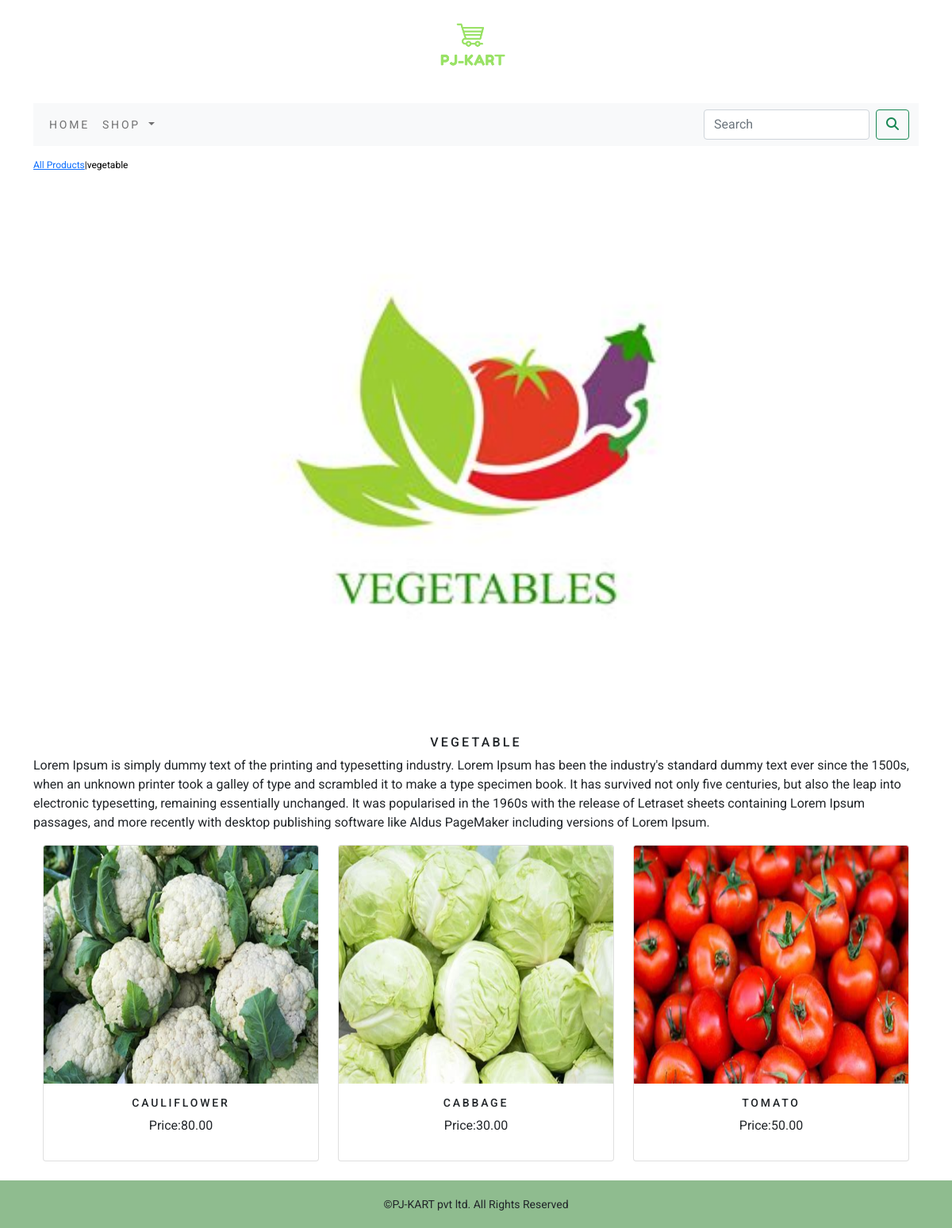
Screenshot of /shopapp/vegetable/ with the database file from the repository.
### shopapp/models.py (models this page shows, shortened)
class category(models.Model):
    name =models.CharField(max_length=250,unique=True)
    slug = models.SlugField(max_length=250,unique=True)
    desc=models.TextField(null=True)
    image=models.ImageField(upload_to='category',null=True)
    class Meta:
        ordering=('name',)
        verbose_name='category'
        verbose_name_plural='categories'
    def get_url(self):
        return reverse('shopapp:products_by_category',args=[self.slug])

class Product(models.Model):
    name = models.CharField(max_length=250, unique=True)
    slug = models.SlugField(max_length=250, unique=True)
    desc = models.TextField(null=True)
    image = models.ImageField(upload_to='products', null=True)
    price=models.DecimalField(max_digits=10,decimal_places=2)
    category=models.ForeignKey(category,on_delete=models.CASCADE)
    stock=models.IntegerField()
    available=models.BooleanField(default=True)
    created=models.DateTimeField(auto_now_add=True)
    updated= models.DateTimeField(auto_now=True)
    def get_url(self):
        return reverse('shopapp:procatdetails',args=[self.category.slug,self.slug])
    class Meta:
        ordering=('name',)
        verbose_name='product'
        verbose_name_plural='products'

### shopapp/views.py (the view)
# urls.py: path('',views.allprodcat,name='allprodcat'),
def allprodcat(request,c_slug=None):
    c_page=None
    products_list=None
    if c_slug!=None:
        c_page=get_object_or_404(category,slug=c_slug)
        products_list=Product.objects.all().filter(category=c_page,available=True)
    else:
        products_list=Product.objects.all().filter(available=True)
    paginator=Paginator(products_list,6)
    try:
        page=int(request.GET.get('page','1'))
    except:
        page=1
    try:
        products=paginator.page(page)
    except(EmptyPage,InvalidPage):
        products=paginator.page(paginator.num_pages)
    return render(request,'category.html',{'category':c_page,'products':  products})

### cartapp/context_processors.py (called while the page is built)
def counter(request):
    item_count=0
    if 'admin' in request.path:
        return {}
    else:
        try:
            cart=Cart.objects.filter(cart_id=_cart_id(request))
            cart_items=CartItem.objects.all().filter(cart=cart[:1])
            for cart_item in cart_items:
                item_count+=cart_item.quantity
        except Cart.DoesNotExist:
            item_count=0
    return dict(item_count=item_count)

### cartapp/views.py (called while the page is built)
def _cart_id(request):
    cart = request.session.session_key
    if not cart:
        cart = request.session.create()
    return cart

### shopapp/context_processors.py (called while the page is built)
def menu_links(request):
    links= category.objects.all()
    return dict(links=links)

### template/category.html (shortened to what this page needs)
{% extends 'base.html' %}
{% load static %}
{% block content %}
{% if category %}
    <div>
        <div class="row my_row_class">
            <div class="mx_auto">
            <p><a href="{% url 'shopapp:allprodcat' %}">All Products</a>|{{category.name}}</p>
            </div>
        </div>
    </div>
    {% endif %}
<div class="mx_auto">
    {% if category %}
    <img class="my_image" src="{{ category.image.url}}" alt="{{category.name}}">
</div><br>
<div>
        <h1 class="text-center my_title">{{category.name}}</h1>
        <p class="text-justify">{{category.desc}}</p>
</div>
      {% endif %}
<div class="container">
    <div class="row mx_auto">
        {% for product in products.object_list %}
        <div class="my_bottom_margin col-9 col-sm-12 col-md-4 col-lg-4">
    <div class="card text-center" style="min-width:18rem;">
        <a href="{{product.get_url}}"><img class="card-img-top" height="300px;" src="{{product.image.url}}" alt="{{product.name}}"></a>
    <div class="card-body">
        <h4>
            {{product.name}}
        </h4>
        <p> Price:{{product.price}}</p>
            </div>
                </div>
         </div>
        {% endfor %}
    </div>
    <br>
</div>
{% endblock %}

### static/css/custom.css (style rules this page uses)
body { font-family: 'Roboto', sans-serif; }
.my_row_class { padding-top: 15px; }
.my_row_class .mx_auto { color:#000; font-size:12px; }
.my_image { width:100%; height:auto; }
.my_title { font-size:16px; text-transform:uppercase; letter-spacing:.2em; }
.my_bottom_margin { margin_bottom:10px; }
.card-body h4 { font-size:14px; text-transform:uppercase; letter-spacing:.2em; }

### rows the page displays
category: name "vegetable", image (picture), name "VEGETABLE", desc "Lorem Ipsum is simply dummy text of the printing and typesetting industry. Lorem Ipsum has been the industry's standard dummy text ever since the 1500s, when an unknown printer took a galley of type and scrambled it to make a type specimen book. It has survived not only five centuries, but also the leap into electronic typesetting, remaining essentially unchanged. It was popularised in the 1960s with the release of Letraset sheets containing Lorem Ipsum passages, and more recently with desktop publishing software like Aldus PageMaker including versions of Lorem Ipsum."
Product: image (picture), name "CAULIFLOWER", price "80.00"
Product: image (picture), name "CABBAGE", price "30.00"
Product: image (picture), name "TOMATO", price "50.00"
